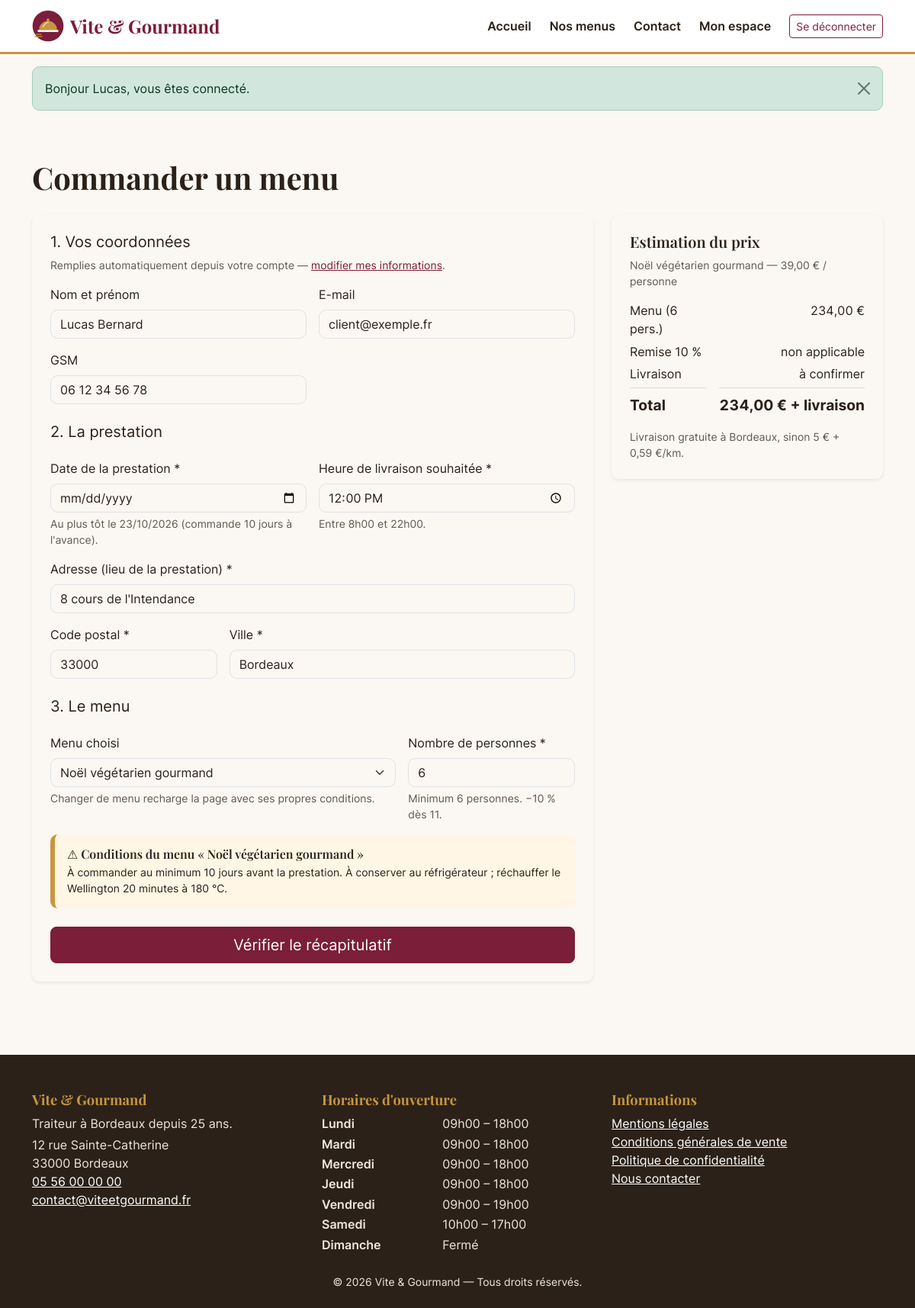
The app's page /commander/2 (signed in) with its own data.
### tables this page shows
CREATE TABLE utilisateur (
    utilisateur_id  INT UNSIGNED NOT NULL AUTO_INCREMENT,
    email           VARCHAR(180) NOT NULL,
    password        VARCHAR(255) NOT NULL,
    nom             VARCHAR(80)  NOT NULL,
    prenom          VARCHAR(80)  NOT NULL,
    telephone       VARCHAR(20)  NULL,
    adresse_postale VARCHAR(255) NULL,
    code_postal     VARCHAR(10)  NULL,
    ville           VARCHAR(100) NULL,
    pays            VARCHAR(60)  NOT NULL DEFAULT 'France',
    role_id         INT UNSIGNED NOT NULL,
    actif           TINYINT(1)   NOT NULL DEFAULT 1,
    created_at      DATETIME     NOT NULL DEFAULT CURRENT_TIMESTAMP,
    updated_at      DATETIME     NULL ON UPDATE CURRENT_TIMESTAMP,
    PRIMARY KEY (utilisateur_id),
    UNIQUE KEY uq_utilisateur_email (email),
    KEY idx_utilisateur_role (role_id),
    CONSTRAINT fk_utilisateur_role FOREIGN KEY (role_id) REFERENCES role (role_id)
);

CREATE TABLE menu (
    menu_id                 INT UNSIGNED  NOT NULL AUTO_INCREMENT,
    titre                   VARCHAR(120)  NOT NULL,
    description             TEXT          NOT NULL,
    nombre_personne_minimum INT UNSIGNED  NOT NULL,
    prix_par_personne       DECIMAL(8,2)  NOT NULL,
    conditions              TEXT          NULL,
    delai_commande_jours    INT UNSIGNED  NOT NULL DEFAULT 3,
    quantite_restante       INT UNSIGNED  NOT NULL DEFAULT 0,
    theme_id                INT UNSIGNED  NOT NULL,
    regime_id               INT UNSIGNED  NOT NULL,
    actif                   TINYINT(1)    NOT NULL DEFAULT 1,
    created_at              DATETIME      NOT NULL DEFAULT CURRENT_TIMESTAMP,
    updated_at              DATETIME      NULL ON UPDATE CURRENT_TIMESTAMP,
    PRIMARY KEY (menu_id),
    KEY idx_menu_theme (theme_id),
    KEY idx_menu_regime (regime_id),
    CONSTRAINT fk_menu_theme  FOREIGN KEY (theme_id)  REFERENCES theme (theme_id),
    CONSTRAINT fk_menu_regime FOREIGN KEY (regime_id) REFERENCES regime (regime_id),
    CONSTRAINT chk_menu_min   CHECK (nombre_personne_minimum >= 1),
    CONSTRAINT chk_menu_prix  CHECK (prix_par_personne >= 0)
);

CREATE TABLE horaire (
    horaire_id      INT UNSIGNED NOT NULL AUTO_INCREMENT,
    jour            ENUM('Lundi','Mardi','Mercredi','Jeudi','Vendredi','Samedi','Dimanche') NOT NULL,
    heure_ouverture TIME NULL,
    heure_fermeture TIME NULL,
    ferme           TINYINT(1) NOT NULL DEFAULT 0,
    PRIMARY KEY (horaire_id),
    UNIQUE KEY uq_horaire_jour (jour)
);

### views/commande/form.php (the view, shortened to what the rows shown need)
<?php
$src = $pending ?? [];
$val = static fn (string $k, string $default = ''): string => old($k, $src[$k] ?? $default);
$minDate = $menu ? (new DateTimeImmutable('today'))->modify('+' . (int) $menu['delai_commande_jours'] . ' days')->format('Y-m-d') : date('Y-m-d');
?>
<div class="container py-5">
    <h1 class="mb-4">Commander un menu</h1>
    <?php if (!$menu): ?>
        <form action="/commander" method="get" class="card p-4 border-0 shadow-sm mb-4">
            <label for="menu" class="form-label fw-semibold">Choisissez votre menu</label>
            <div class="d-flex gap-2 flex-wrap">
                <select id="menu" name="menu" class="form-select w-auto" required>
                    <option value="">— Sélectionner un menu —</option>
                    <?php foreach ($menus as $m): ?>
                        <option value="<?= (int) $m['menu_id'] ?>"><?= e($m['titre']) ?> (<?= price($m['prix_minimum']) ?> pour <?= (int) $m['nombre_personne_minimum'] ?> pers.)</option>
                    <?php endforeach; ?>
                </select>
                <button type="submit" class="btn btn-primary">Continuer</button>
            </div>
        </form>
    <?php else: ?>
    <div class="row g-4">
        <div class="col-lg-8">
            <form action="/commander/recapitulatif" method="post" novalidate id="order-form" class="card p-4 border-0 shadow-sm"
                  data-prix-personne="<?= e($menu['prix_par_personne']) ?>"
                  data-minimum="<?= (int) $menu['nombre_personne_minimum'] ?>">
                <fieldset class="mb-4">
                    <legend class="h5">1. Vos coordonnées</legend>
                    <p class="small text-muted">Remplies automatiquement depuis votre compte — <a href="/mon-compte/informations">modifier mes informations</a>.</p>
                    <div class="row g-3">
                        <div class="col-md-6">
                            <label class="form-label" for="client_nom">Nom et prénom</label>
                            <input class="form-control" id="client_nom" value="<?= e($user['prenom'] . ' ' . $user['nom']) ?>" readonly>
                        </div>
                        <div class="col-md-6">
                            <label class="form-label" for="client_email">E-mail</label>
                            <input class="form-control" id="client_email" value="<?= e($user['email']) ?>" readonly>
                        </div>
                        <div class="col-md-6">
                            <label class="form-label" for="client_tel">GSM</label>
                            <input class="form-control" id="client_tel" value="<?= e(phone_fr($user['telephone'])) ?>" readonly>
                        </div>
                    </div>
                </fieldset>
                <fieldset class="mb-4">
                    <legend class="h5">2. La prestation</legend>
                    <div class="row g-3">
                        <div class="col-md-6">
                            <label for="date_prestation" class="form-label">Date de la prestation <span aria-hidden="true">*</span></label>
                            <input type="date" id="date_prestation" name="date_prestation" class="form-control<?= invalid('date_prestation') ?>"
                                   min="<?= e($minDate) ?>" value="<?= e($val('date_prestation')) ?>" required aria-describedby="date-help">
                            <p id="date-help" class="form-text mb-0">Au plus tôt le <?= e(date_fr($minDate)) ?> (commande <?= (int) $menu['delai_commande_jours'] ?> jours à l'avance).</p>
                        </div>
                        <div class="col-md-6">
                            <label for="heure_livraison" class="form-label">Heure de livraison souhaitée <span aria-hidden="true">*</span></label>
                            <input type="time" id="heure_livraison" name="heure_livraison" class="form-control<?= invalid('heure_livraison') ?>"
                                   min="08:00" max="22:00" value="<?= e($val('heure_livraison', '12:00')) ?>" required aria-describedby="heure-help">
                            <p id="heure-help" class="form-text mb-0">Entre 8h00 et 22h00.</p>
                        </div>
                        <div class="col-12">
                            <label for="adresse_prestation" class="form-label">Adresse (lieu de la prestation) <span aria-hidden="true">*</span></label>
                            <input type="text" id="adresse_prestation" name="adresse_prestation" class="form-control<?= invalid('adresse_prestation') ?>"
                                   value="<?= e($val('adresse_prestation', $user['adresse_postale'] ?? '')) ?>" required maxlength="255" autocomplete="street-address">
                        </div>
                        <div class="col-md-4">
                            <label for="code_postal_prestation" class="form-label">Code postal <span aria-hidden="true">*</span></label>
                            <input type="text" id="code_postal_prestation" name="code_postal_prestation" class="form-control<?= invalid('code_postal_prestation') ?>"
                                   value="<?= e($val('code_postal_prestation', $user['code_postal'] ?? '')) ?>" required inputmode="numeric" maxlength="5" pattern="\d{5}" autocomplete="postal-code">
                        </div>
                        <div class="col-md-8">
                            <label for="ville_prestation" class="form-label">Ville <span aria-hidden="true">*</span></label>
                            <input type="text" id="ville_prestation" name="ville_prestation" class="form-control<?= invalid('ville_prestation') ?>"
                                   value="<?= e($val('ville_prestation', $user['ville'] ?? '')) ?>" required maxlength="100" autocomplete="address-level2">
                        </div>
                    </div>
                </fieldset>
                <fieldset class="mb-4">
                    <legend class="h5">3. Le menu</legend>
                    <div class="row g-3">
                        <div class="col-md-8">
                            <label for="menu_id" class="form-label">Menu choisi</label>
                            <select id="menu_id" name="menu_id" class="form-select" aria-describedby="menu-help">
                                <?php foreach ($menus as $m): ?>
                                    <option value="<?= (int) $m['menu_id'] ?>" <?= (int) $m['menu_id'] === (int) $menu['menu_id'] ? 'selected' : '' ?>><?= e($m['titre']) ?></option>
                                <?php endforeach; ?>
                            </select>
                            <p id="menu-help" class="form-text mb-0">Changer de menu recharge la page avec ses propres conditions.</p>
                        </div>
                        <div class="col-md-4">
                            <label for="nombre_personne" class="form-label">Nombre de personnes <span aria-hidden="true">*</span></label>
                            <input type="number" id="nombre_personne" name="nombre_personne" class="form-control<?= invalid('nombre_personne') ?>"
                                   min="<?= (int) $menu['nombre_personne_minimum'] ?>" max="1000" required inputmode="numeric"
                                   value="<?= e($val('nombre_personne', (string) $menu['nombre_personne_minimum'])) ?>" aria-describedby="personnes-help">
                            <p id="personnes-help" class="form-text mb-0">Minimum <?= (int) $menu['nombre_personne_minimum'] ?> personnes. −10 % dès <?= (int) $menu['nombre_personne_minimum'] + 5 ?>.</p>
                        </div>
                    </div>
                    <div class="conditions-box p-3 mt-3 rounded">
                        <h3 class="h6 mb-1"><span aria-hidden="true">⚠ </span>Conditions du menu « <?= e($menu['titre']) ?> »</h3>
                        <p class="mb-0 small"><?= nl2br(e($menu['conditions'] ?: 'Aucune condition particulière.')) ?></p>
                    </div>
                </fieldset>
                <button type="submit" class="btn btn-primary btn-lg">Vérifier le récapitulatif</button>
            </form>
        </div>
        <aside class="col-lg-4" aria-labelledby="recap-title">
            <div class="card border-0 shadow-sm p-4 recap">
                <h2 id="recap-title" class="h5">Estimation du prix</h2>
                <p class="small text-muted"><?= e($menu['titre']) ?> — <?= price($menu['prix_par_personne']) ?> / personne</p>
                <dl aria-live="polite">
                    <dt>Menu (<span id="recap-personnes"><?= (int) $menu['nombre_personne_minimum'] ?></span> pers.)</dt>
                    <dd id="recap-menu">—</dd>
                    <dt>Remise 10 %</dt>
                    <dd id="recap-remise">—</dd>
                    <dt>Livraison</dt>
                    <dd id="recap-livraison">à calculer</dd>
                    <dt class="total">Total</dt>
                    <dd class="total" id="recap-total">—</dd>
                </dl>
                <p class="small text-muted mt-3 mb-0" id="recap-livraison-info">Livraison gratuite à Bordeaux, sinon 5 € + 0,59 €/km.</p>
            </div>
        </aside>
    </div>
    <?php endif; ?>
</div>

### src/Core/Router.php (shortened to what the rows shown need)
<?php
final class Router
{
    private array $routes = [];
    private function add(string $method, string $path, array $handler, array $middlewares): void
    {
        $this->routes[] = compact('method', 'pattern', 'handler', 'middlewares');
    }
    public function dispatch(string $method, string $uri): void
    {
        $path = rawurldecode(parse_url($uri, PHP_URL_PATH) ?? '/');
        $path = rtrim($path, '/') ?: '/';
        foreach ($this->routes as $route) {
            if (!preg_match($route['pattern'], $path, $matches)) {
                continue;
            }
            foreach ($route['middlewares'] as $middleware) {
                $this->applyMiddleware($middleware);
            }
            $params = array_map('intval', array_filter($matches, 'is_string', ARRAY_FILTER_USE_KEY));
            [$class, $action] = $route['handler'];
            (new $class())->$action(...$params);
            return;
        }
    }
    private function applyMiddleware(string $middleware): void
    {
        switch ($middleware) {
            case 'auth':
                if (!Auth::check()) {
                    Session::set('_intended', $_SERVER['REQUEST_URI'] ?? '/');
                    Session::flash('info', 'Veuillez vous connecter ou créer un compte pour continuer.');
                    redirect('/connexion');
                }
                break;
            case 'customer':
                if (!Auth::isCustomer()) {
                    abort(403);
                }
                break;
        }
    }
}

### views/partials/footer.php (shortened to what the rows shown need)
<?php
$horaires = HoraireRepository::all();
?>
<footer class="site-footer mt-5 pt-5 pb-4">
    <div class="container">
        <div class="row g-4">
            <div class="col-md-4">
                <h2>Vite &amp; Gourmand</h2>
                <p class="mb-1">Traiteur à Bordeaux depuis 25 ans.</p>
                <address class="mb-0">
                    12 rue Sainte-Catherine<br>33000 Bordeaux<br>
                    <a href="tel:+33556000000">05 56 00 00 00</a><br>
                    <a href="mailto:contact@viteetgourmand.fr">contact@viteetgourmand.fr</a>
                </address>
            </div>
            <div class="col-md-4">
                <h2>Horaires d'ouverture</h2>
                <dl class="horaires row mb-0">
                    <?php foreach ($horaires as $h): ?>
                        <dt class="col-5"><?= e($h['jour']) ?></dt>
                        <dd class="col-7">
                            <?= (int) $h['ferme'] === 1
                                ? 'Fermé'
                                : e(time_fr($h['heure_ouverture'])) . ' – ' . e(time_fr($h['heure_fermeture'])) ?>
                        </dd>
                    <?php endforeach; ?>
                </dl>
            </div>
            <div class="col-md-4">
                <h2>Informations</h2>
                <ul class="list-unstyled">
                    <li><a href="/mentions-legales">Mentions légales</a></li>
                    <li><a href="/cgv">Conditions générales de vente</a></li>
                    <li><a href="/confidentialite">Politique de confidentialité</a></li>
                    <li><a href="/contact">Nous contacter</a></li>
                </ul>
            </div>
        </div>
        <p class="text-center small mt-4 mb-0">&copy; <?= date('Y') ?> Vite &amp; Gourmand — Tous droits réservés.</p>
    </div>
</footer>

### records on screen
utilisateur: prenom+nom "Lucas Bernard", email "client@exemple.fr", telephone "06 12 34 56 78", adresse_prestation "8 cours de l'Intendance", code_postal_prestation "33000", ville_prestation "Bordeaux"
menu: delai_commande_jours "23/10/2026", delai_commande_jours "10", nombre_personne "6", nombre_personne_minimum "6", (int) $menu['nombre_personne_minimum'] + 5 "11", titre "Noël végétarien gourmand", conditions "À commander au minimum 10 jours avant la prestation. À conserver au réfrigérateur ; réchauffer le Wellington 20 minutes à 180 °C.", prix_par_personne "39,00 €"
horaire: jour "Lundi", heure_ouverture "09h00", heure_fermeture "18h00"
horaire: jour "Mardi", heure_ouverture "09h00", heure_fermeture "18h00"
horaire: jour "Mercredi", heure_ouverture "09h00", heure_fermeture "18h00"
horaire: jour "Jeudi", heure_ouverture "09h00", heure_fermeture "18h00"
horaire: jour "Vendredi", heure_ouverture "09h00", heure_fermeture "19h00"
horaire: jour "Samedi", heure_ouverture "10h00", heure_fermeture "17h00"
horaire: jour "Dimanche", ferme "Fermé"

### other values on screen
$flash['message'] "Bonjour Lucas, vous êtes connecté."
form field menu_id "Noël végétarien gourmand"
